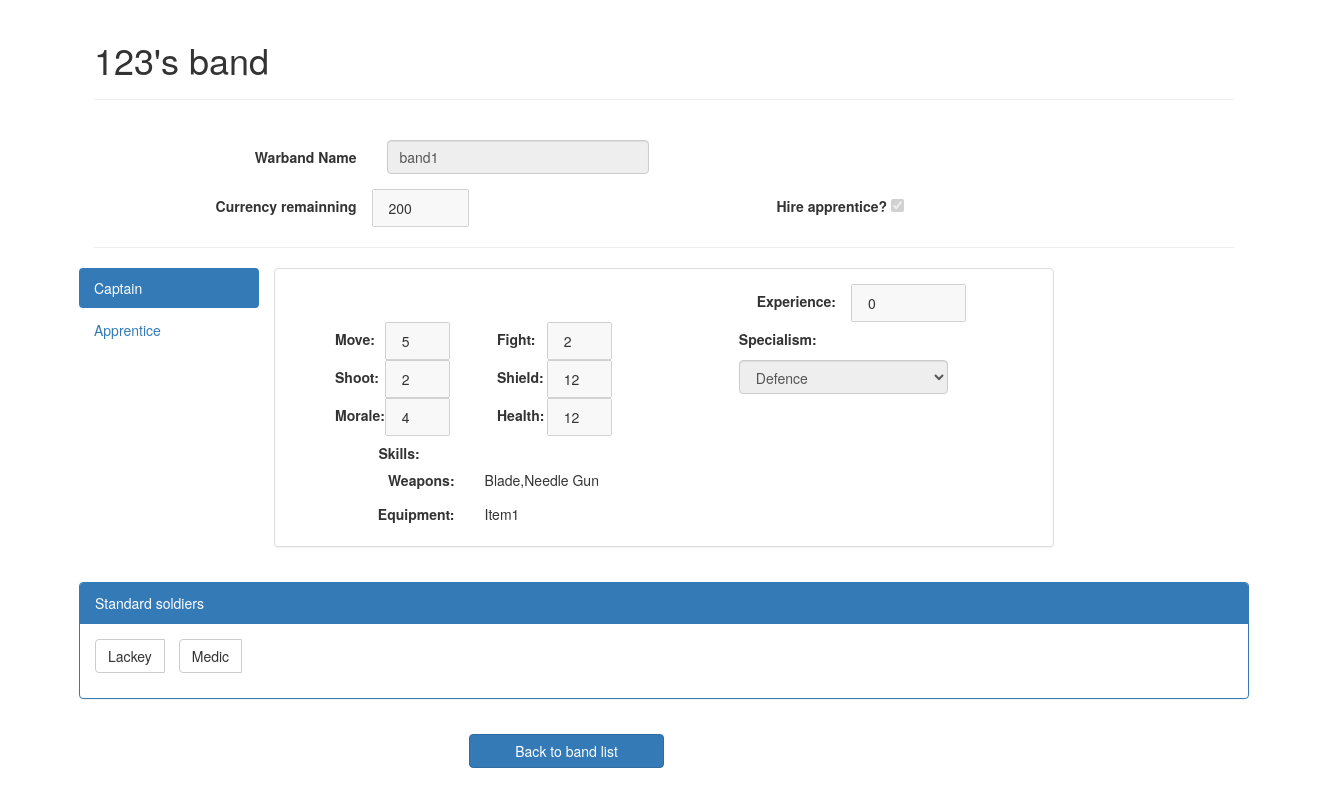
The page /look/band1 (signed in) on the database its author committed.
### tables this page shows
CREATE TABLE "bands" (
"name"  TEXT,
"username"  TEXT,
"public"  INTEGER,
"captainId"  INTEGER,
"ensignId"  INTEGER DEFAULT 0,
"currency"  INTEGER,
"soldiers"  TEXT
);

CREATE TABLE "members" (
"id"  INTEGER PRIMARY KEY AUTOINCREMENT NOT NULL,
"type"  INTEGER,
"move"  INTEGER,
"fight"  INTEGER,
"shoot"  INTEGER,
"shield"  INTEGER,
"morale"  INTEGER,
"health"  INTEGER,
"specialism"  TEXT,
"skills"  TEXT,
"experience"  INTEGER DEFAULT 0,
"weapons"  TEXT,
"items"  TEXT
);

### views.py (the view)
@views.route('/look/<band>', methods=['GET'])
@_login_required
def look_warband(band):
    band, captain, ensign = query_band_detail(band)
    return render_template('editband.html', troops=base_troops, specialisms = base_specialisms, items = base_items, band=band, captain=captain, ensign=ensign, username=session["current_user"], look=True), httpcodes.OK

### utilities.py (called while the page is built)
def execute_query(sql, param = None):
	try:
		conn = sqlite3.connect(configs.SQLITE_FILE)
		if param == None:
			cu = conn.execute(sql)
		else:
			cu = conn.execute(sql, param)
		res = cu.fetchall()
		return res
	except Exception, e:
		print e
		return None
	finally:
		if conn is not None:
			conn.close()

### templates/editband.html (shortened to what this page needs)
<!DOCTYPE html>
<html>
  <head>
    <link rel="stylesheet" type="text/css" href="/static/lib/bootstrap-3.3.7/css/bootstrap.min.css">
  </head>
  <body>
    <div class="container">
      <div class="page-header">
        <h1>{{look and band["username"]+"'s band" or "Edit your band"}}</h1>
      </div>
      <br>
      <form id="form1" method="POST" class="form-horizontal">
        <div id="bandname_group" class="form-group">
          <label class="col-sm-2 control-label col-sm-offset-1" for="bandname">Warband Name</label>
          <div class="col-sm-3">
            <input type="text" class="form-control " id="bandname" name="bandname" value="{{band["name"]}}" {{band["name"] and "disabled" or ""}}/>
          </div>
        </div>
        <div class="form-group">
          <label class="col-sm-3  control-label">Currency remainning </label>
          <input id="currency" class="col-sm-1 form-control-static" type="number" value={{band["currency"] or 500}} disabled>
          <div class="col-sm-5 col-sm-offset-3">
            <label class="control-label">Hire apprentice? </label>
            <input id="ensign_check" type="checkbox" {{ensign and "checked"}} {{(ensign or look) and "disabled"}}/>
          </div>
        </div>
        <hr>
        <div class="form-group">
          <ul class="nav nav-pills nav-stacked col-sm-2">
            <li role="presentation" class="active"><a id="captain_tab">Captain</a></li>
            <li role="presentation"><a id="ensign_tab">Apprentice</a></li>
          </ul>
          <div id="captain_panel" class="panel panel-default col-sm-8">
            <div class="panel-body">
              <div class="col-sm-12 col-sm-offset-6">
                <label class="col-sm-3 control-label">Experience: </label>
                <input id="captain_exp" class="exp col-sm-2 form-control-static" type="number" value={{captain["experience"] or 0}} disabled>
              </div>
              <div class="col-sm-7">
                <label class="col-sm-2 control-label">Move:  </label>
                <input id="captain_move_number" class="captain_state_number col-sm-2 form-control-static"type="number" value={{captain["move"] or 5}} {{look and "disabled"}}>
                <label class="col-sm-2 control-label col-sm-offset-1">Fight:  </label>
                <input id="captain_fight_number" class="captain_state_number col-sm-2 form-control-static"type="number" value={{captain["fight"] or 2}} {{look and "disabled"}}>
              </div>
              <div class="col-sm-5">
                <label class="control-label">Specialism: </label>
              </div>
              <div class="col-sm-7">
                <label class="col-sm-2 control-label">Shoot:  </label>
                  <input id="captain_shoot_number" class="captain_state_number col-sm-2 form-control-static"type="number" value={{captain["shoot"] or 2}} {{look and "disabled"}}>
                <label class="col-sm-2 control-label col-sm-offset-1">Shield:  </label>
                  <input id="captain_shield_number" class="captain_state_number col-sm-2 form-control-static"type="number" value={{captain["shield"] or 12}} {{look and "disabled"}}>
              </div>
              <div class="col-sm-4">
                <select id="captain_spec_select" class="form-control spec_select" {{captain and "disabled" or ""}}>
                  {% if captain: %}
                  <option value="{{captain["specialism"]}}" selected>{{captain["specialism"]}}</option>
                  {% else %}
                  {% for spec in specialisms %}
                  <option value="{{spec}}">{{spec}}</option>
                  {% endfor %}
                  {% endif %}
                </select>
              </div>
              <div class="col-sm-7">
                <label class="col-sm-2 control-label">Morale:  </label>
                <input id="captain_morale_number" class="captain_state_number col-sm-2 form-control-static"type="number" value={{captain["morale"] or 4}} {{look and "disabled"}}>
                <label class="col-sm-2 control-label col-sm-offset-1">Health:  </label>
                <input id="captain_health_number" class="captain_state_number col-sm-2 form-control-static"type="number" value={{captain["health"] or 12}} {{look and "disabled"}}>
              </div>
              <div class="col-sm-12">
                <label class="col-sm-2 control-label">Skills:  </label>
                <div class="col-sm-10">
                </div>
              </div>
              <div class="col-sm-8">
                <label class="col-sm-4 control-label">Weapons:  </label>
                <div class="col-sm-6">
                  <p id="captain_weapon_p" class="form-control-static">
                      {{captain["weapons"]}}
                  </p>
                </div>
                <label class="col-sm-4 control-label">Equipment:  </label>
                <div class="col-sm-4">
                  <p id="captain_item_p" class="form-control-static">
                      {{captain["items"]}}
                  </p>
                </div>
                <div class="col-sm-2">
                </div>
              </div>
            </div>
          </div>
        </div>
        <div class="form-group">
          <div class="panel panel-primary">
            <div class="panel-heading">Standard soldiers</div>
            <div class="panel-body">
              <ul id="soldier_list" class="list-inline">
                {% for soldier in band["soldiers"] %}
                <li>
                  <div class="btn-group" role="group">
                  <button type="button" class="btn btn-default soldier_btn" >{{soldier}}</button>
                  </div>
                </li>
                {% endfor %}
              </ul>
            </div>
          </div>
        </div>
      </form>
       <div class="row">
        <a href="{{ url_for('views.bandlist',username = username) }}" type="button" class="btn btn-primary col-sm-2 col-sm-offset-{{look and 4 or 1}}">Back to band list</a>
      </div>
    </div>
  </body>
</html>

### rows shown on the page
bands: username "123's band", bandname "band1", currency "200"
members: experience "0", move "5", fight "2", shoot "2", shield "12", specialism "Defence", morale "4", health "12", weapons "Blade,Needle Gun", items "Item1"

### other values the page prints
{{ soldier }} "Lackey" "Medic"
